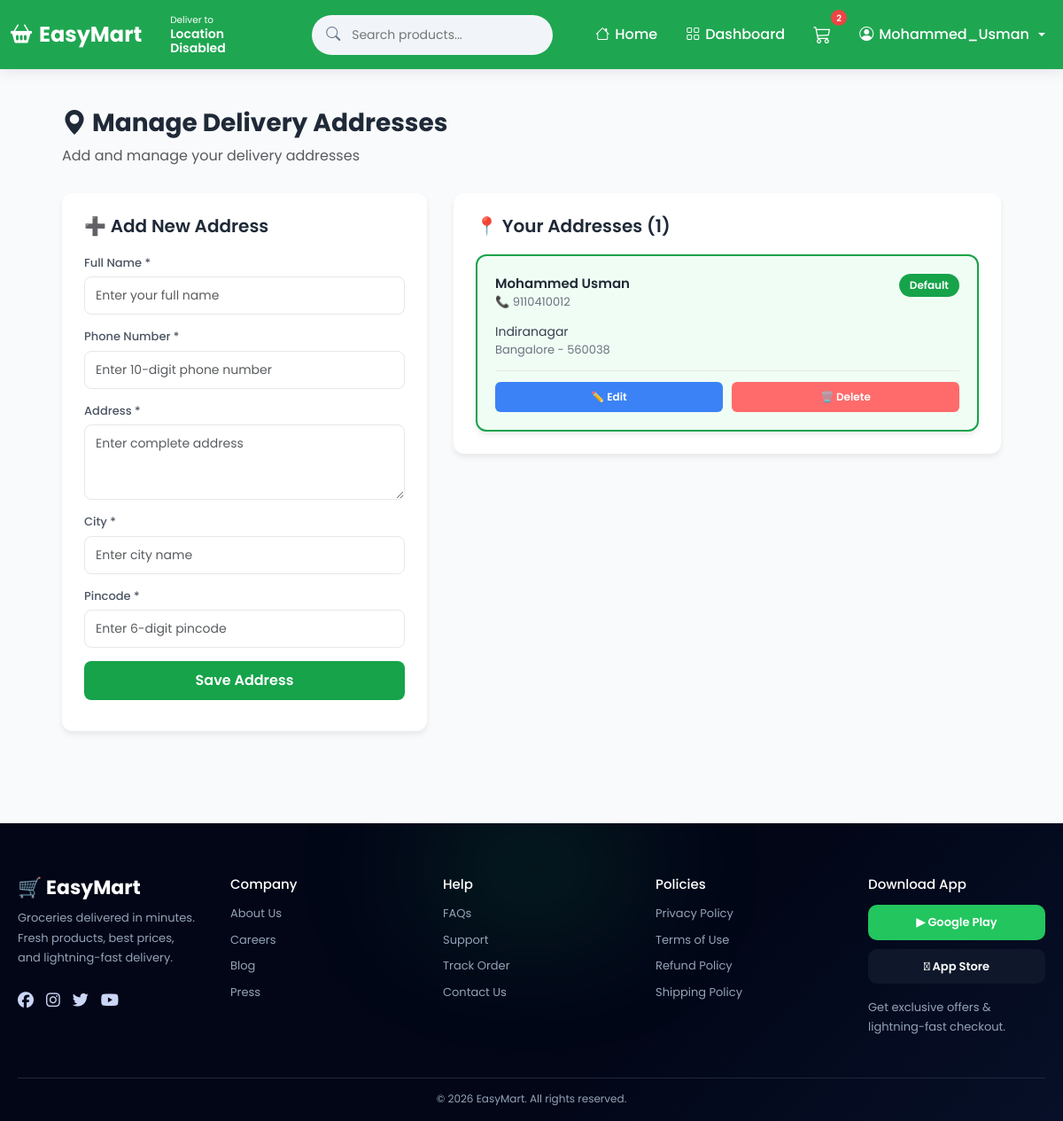
The app's page /accounts/address/ (signed in) with its own data.
### accounts/models.py (models this page shows, shortened)
class User(AbstractUser):
    email = models.EmailField(
        unique=True
    )
    phone = models.CharField(
        max_length=15,
        unique=True,
        blank=True,
        null=True
    )
    created_at = models.DateTimeField(
        auto_now_add=True
    )
    updated_at = models.DateTimeField(
        auto_now=True
    )
    USERNAME_FIELD = 'username'
    REQUIRED_FIELDS = ['email']
    class Meta:
        ordering = ['-date_joined']

class Address(models.Model):
    user = models.ForeignKey(
        settings.AUTH_USER_MODEL,
        on_delete=models.CASCADE,
        related_name='addresses'
    )
    full_name = models.CharField(
        max_length=100
    )
    phone = models.CharField(
        max_length=15
    )
    address_line = models.TextField()
    city = models.CharField(
        max_length=100
    )
    pincode = models.CharField(
        max_length=10
    )
    is_default = models.BooleanField(
        default=False
    )
    created_at = models.DateTimeField(
        auto_now_add=True
    )
    updated_at = models.DateTimeField(
        auto_now=True
    )
    class Meta:
        ordering = ['-is_default', '-created_at']

### accounts/views.py (the view, shortened to what this page needs)
@login_required(login_url='accounts:login')
def address_list(request):
    addresses = Address.objects.filter(
        user=request.user
    )
    return render(request, 'accounts/address.html', {
        'addresses': addresses
    })

### cart/context_processors.py (called while the page is built)
def cart_count(request):
    if request.user.is_authenticated:
        cart = Cart.objects.filter(user=request.user).first()
        if cart:
            count = CartItem.objects.filter(cart=cart).aggregate(
                total=Sum('quantity')
            )['total'] or 0
        else:
            count = 0
    else:
        cart = request.session.get('guest_cart', {})
        count = sum(cart.values())
    return {
        'cart_count': count
    }

### easymart/context_processors.py (called while the page is built)
def cart_count(request):
    if request.user.is_authenticated:
        cart = Cart.objects.filter(user=request.user).first()
        if cart:
            return {
                'cart_count': CartItem.objects.filter(cart=cart).aggregate(
                    total=Sum('quantity')
                )['total'] or 0
            }
    return {'cart_count': 0}

### templates/accounts/address.html (shortened to what this page needs)
{% extends 'base.html' %}
{% load static %}
{% block content %}
<div class="address-container">
    <div class="page-header">
        <h3><i class="bi bi-geo-alt-fill"></i> Manage Delivery Addresses</h3>
        <p class="text-muted">Add and manage your delivery addresses</p>
    </div>
    <div class="content-wrapper">
        <div class="form-section">
            <h5>➕ Add New Address</h5>
            <form id="addressForm">
                <div class="form-group">
                    <label for="full_name">Full Name *</label>
                    <input type="text" id="full_name" class="form-control" placeholder="Enter your full name" required>
                </div>
                <div class="form-group">
                    <label for="phone">Phone Number *</label>
                    <input type="tel" id="phone" class="form-control" placeholder="Enter 10-digit phone number" pattern="[0-9]{10}" required>
                </div>
                <div class="form-group">
                    <label for="address_line">Address *</label>
                    <textarea id="address_line" class="form-control" placeholder="Enter complete address" rows="3" required></textarea>
                </div>
                <div class="form-group">
                    <label for="city">City *</label>
                    <input type="text" id="city" class="form-control" placeholder="Enter city name" required>
                </div>
                <div class="form-group">
                    <label for="pincode">Pincode *</label>
                    <input type="text" id="pincode" class="form-control" placeholder="Enter 6-digit pincode" pattern="[0-9]{6}" required>
                </div>
                <button type="submit" class="btn-submit">Save Address</button>
            </form>
        </div>
        <div>
            <div class="form-section">
                <h5>📍 Your Addresses ({{ addresses|length }})</h5>
                <div class="addresses-section" id="addressesList">
                    {% if addresses %}
                        {% for addr in addresses %}
                        <div class="address-card {% if addr.is_default %}default{% endif %}" data-id="{{ addr.id }}">
                            <div class="address-header">
                                <div>
                                    <div class="address-name">{{ addr.full_name }}</div>
                                    <div class="address-phone">📞 {{ addr.phone }}</div>
                                </div>
                                {% if addr.is_default %}
                                <span class="badge-default">Default</span>
                                {% endif %}
                            </div>
                            <div class="address-details">
                                <div class="address-line">{{ addr.address_line }}</div>
                                <div class="address-city-pincode">{{ addr.city }} - {{ addr.pincode }}</div>
                            </div>
                            <div class="address-actions">
                                <button class="btn-action btn-edit" onclick="editAddress(this)" data-address-id="{{ addr.id }}">
                                    ✏️ Edit
                                </button>
                                <button class="btn-action btn-delete" onclick="deleteAddressPrompt(this)" data-address-id="{{ addr.id }}">
                                    🗑️ Delete
                                </button>
                            </div>
                        </div>
                        {% endfor %}
                    {% else %}
                        <div class="empty-state">
                            <i class="bi bi-inbox"></i>
                            <p>No addresses added yet</p>
                            <p style="font-size: 12px;">Add your first delivery address above</p>
                        </div>
                    {% endif %}
                </div>
            </div>
        </div>
    </div>
</div>
{% endblock %}

### templates/base.html (shortened to what this page needs)
{% load static %}
<!DOCTYPE html>
<html lang="en">
<head>
    <link href="https://cdn.jsdelivr.net/npm/bootstrap@5.3.0/dist/css/bootstrap.min.css"
          rel="stylesheet">
    <link rel="stylesheet"
          href="https://cdn.jsdelivr.net/npm/bootstrap-icons@1.10.5/font/bootstrap-icons.css">
    <link rel="stylesheet"
          href="https://cdnjs.cloudflare.com/ajax/libs/font-awesome/6.5.1/css/all.min.css">
</head>
<body>
    <nav class="navbar navbar-expand-lg navbar-dark">
        <div class="container d-flex align-items-center gap-3">
            <a class="navbar-brand"
               href="{% url 'products:home' %}">
                <i class="bi bi-basket2-fill"></i>
                EasyMart
            </a>
            <div class="location-box"
                 onclick="detectLocation()">
                <small>Deliver to</small>
                <strong id="location-text">
                </strong>
            </div>
            <form class="search-wrapper mx-4 flex-grow-1"
                  method="GET"
                  action="{% url 'products:home' %}">
                <div class="search-container">
                    <i class="bi bi-search search-icon"></i>
                    <input
                        type="search"
                        name="q"
                        class="search-box"
                        value="{{ search_query|default:'' }}"
                        placeholder="Search products...">
                </div>
            </form>
            <div class="collapse navbar-collapse justify-content-end"
                 id="navBar">
                <ul class="navbar-nav align-items-center gap-lg-3">
                    <li class="nav-item">
                        <a class="nav-link"
                           href="{% url 'products:home' %}">
                            <i class="bi bi-house"></i>
                            Home
                        </a>
                    </li>
                    {% if user.is_authenticated %}
                    <li class="nav-item">
                        <a class="nav-link"
                           href="{% url 'accounts:dashboard' %}">
                            <i class="bi bi-grid"></i>
                            Dashboard
                        </a>
                    </li>
                    {% endif %}
                    <li class="nav-item position-relative">
                        <a href="{% url 'cart:cart_view' %}"
                           class="nav-link position-relative">
                            <i class="bi bi-cart3 fs-5"></i>
                            <span id="cart-count"
                                  class="cart-badge">
                                {{ cart_count|default:0 }}
                            </span>
                        </a>
                    </li>
                    {% if user.is_authenticated %}
                    <li class="nav-item dropdown">
                        <a class="nav-link dropdown-toggle"
                           href="#"
                           role="button"
                           data-bs-toggle="dropdown">
                            <i class="bi bi-person-circle"></i>
                            {{ user.username }}
                        </a>
                    </li>
                    {% endif %}
                </ul>
            </div>
        </div>
    </nav>
    <main class="main-container">
        {% block content %}
        {% endblock %}
    </main>
    <footer class="footer">
        <div class="footer-container">
            <div class="footer-col">
                <h3 class="footer-logo">
                    🛒 EasyMart
                </h3>
                <p>
                    Groceries delivered in minutes.
                    Fresh products, best prices,
                    and lightning-fast delivery.
                </p>
                <div class="footer-socials">
                    <i class="fab fa-facebook"></i>
                    <i class="fab fa-instagram"></i>
                    <i class="fab fa-twitter"></i>
                    <i class="fab fa-youtube"></i>
                </div>
            </div>
            <div class="footer-col">
                <h4>Company</h4>
                <a href="#">About Us</a>
                <a href="#">Careers</a>
                <a href="#">Blog</a>
                <a href="#">Press</a>
            </div>
            <div class="footer-col">
                <h4>Help</h4>
                <a href="#">FAQs</a>
                <a href="#">Support</a>
                <a href="#">Track Order</a>
                <a href="#">Contact Us</a>
            </div>
            <div class="footer-col">
                <h4>Policies</h4>
                <a href="#">Privacy Policy</a>
                <a href="#">Terms of Use</a>
                <a href="#">Refund Policy</a>
                <a href="#">Shipping Policy</a>
            </div>
            <div class="footer-col">
                <h4>Download App</h4>
                <div class="app-buttons">
                    <button class="app-btn play">
                        ▶ Google Play
                    </button>
                    <button class="app-btn apple">
                         App Store
                    </button>
                </div>
                <p class="mt-3 app-text">
                    Get exclusive offers &
                    lightning-fast checkout.
                </p>
            </div>
        </div>
        <div class="footer-bottom">
            © 2026 EasyMart.
            All rights reserved.
        </div>
    </footer>
</body>
</html>

### templates/base.html (style rules this page uses)
* { margin: 0; padding: 0; box-sizing: border-box; }
html { scroll-behavior: smooth; }
body { background: #f8fafc; font-family: 'Poppins', sans-serif; overflow-x: hidden; min-height: 100vh; display: flex; flex-direction: column; }
a { text-decoration: none; }
.navbar { background: rgba(22, 163, 74, 0.96); backdrop-filter: blur(10px); position: sticky; top: 0; z-index: 1050; padding: 12px 0; box-shadow: 0 4px 15px rgba(0, 0, 0, 0.08); min-height: 78px; }
.navbar .container { max-width: 1320px; }
.navbar-brand { color: white !important; font-weight: 700; font-size: 24px; display: flex; align-items: center; gap: 8px; }
.nav-link { color: white !important; font-weight: 500; transition: 0.3s ease; display: flex; align-items: center; gap: 6px; }
.location-box { color: white; font-size: 12px; cursor: pointer; min-width: 120px; line-height: 1.2; }
.location-box strong { display: block; font-size: 14px; font-weight: 600; }
.search-wrapper { display: flex; justify-content: center; width: 100%; }
.search-container { position: relative; width: 100%; max-width: 550px; }
.search-box { width: 100%; border-radius: 30px; padding: 12px 20px 12px 45px; border: none; outline: none; background: #f1f5f9; transition: 0.3s ease; font-size: 14px; }
.search-icon { position: absolute; top: 50%; left: 16px; transform: translateY(-50%); color: #64748b; z-index: 2; }
.cart-badge { position: absolute; top: -5px; right: -10px; background: #ef4444; color: white; font-size: 10px; min-width: 18px; height: 18px; border-radius: 50%; display: flex; align-items: center; justify-content: center; font-weight: 600; }
.main-container { width: 100%; max-width: 1300px; margin: auto; padding: 24px 15px; flex: 1; }
.footer { background: linear-gradient( 135deg, #020617, #020617 60%, #071028 ); color: #cbd5f5; padding: 60px 20px 16px; margin-top: 60px; position: relative; overflow: hidden; }
.footer::before { content: ""; position: absolute; top: -50px; left: 50%; transform: translateX(-50%); width: 500px; height: 200px; background: radial-gradient( circle, rgba(34, 197, 94, 0.15), transparent 70% ); filter: blur(60px); }
.footer-container { max-width: 1200px; margin: auto; display: grid; grid-template-columns: repeat(auto-fit, minmax(180px, 1fr)); gap: 40px; position: relative; z-index: 2; }
.footer-col { display: flex; flex-direction: column; }
.footer-logo { color: white; margin-bottom: 10px; font-size: 22px; font-weight: 700; }
.footer-col p { font-size: 13px; color: #94a3b8; line-height: 1.7; }
.footer-col h4 { color: white; margin-bottom: 14px; font-size: 15px; }
.footer-col a { color: #94a3b8; margin-bottom: 10px; font-size: 13px; transition: 0.3s ease; }
.footer-socials { display: flex; gap: 14px; margin-top: 12px; font-size: 18px; }
.footer-socials i { cursor: pointer; transition: 0.3s ease; }
.app-buttons { display: flex; flex-direction: column; gap: 10px; }
.app-btn { border: none; padding: 10px 14px; border-radius: 10px; font-size: 13px; cursor: pointer; transition: 0.3s ease; font-weight: 600; }
.app-btn.play { background: #22c55e; color: white; }
.app-btn.apple { background: #0f172a; color: white; }
.footer-bottom { text-align: center; margin-top: 30px; padding-top: 14px; border-top: 1px solid #1e293b; font-size: 12px; color: #94a3b8; }

### records on screen
User: username "Mohammed_Usman"
Address: full_name "Mohammed Usman", phone "9110410012", is_default "Default", address_line "Indiranagar", city "Bangalore", pincode "560038"

### other values on screen
{{ cart_count|default:0 }} "2"
{{ addresses|length }} "1"
